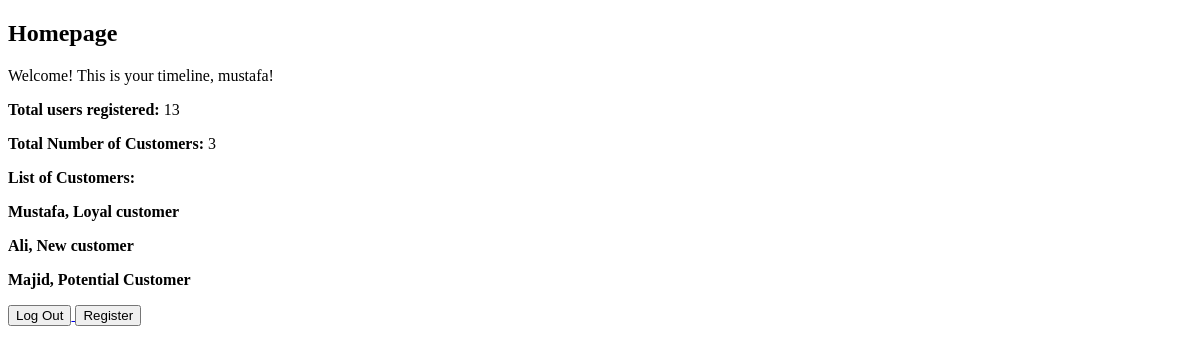
The page /customer/ (signed in) on the database as committed earlier.
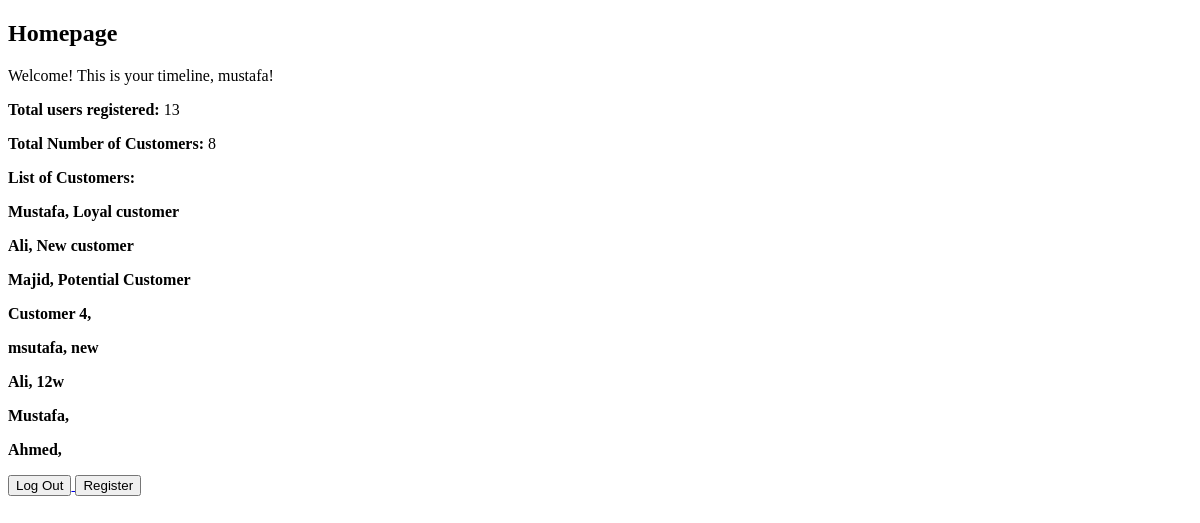
The same page on the database as committed later.
### customer/models.py (models this page shows, shortened)
class customer_model(models.Model):
    cust_id = models.CharField(max_length = 40)
    cust_name = models.CharField(max_length = 30)
    cust_details = models.TextField(max_length = 40, default='', blank=True)

### customer/views.py (the view)
# urls.py: path("customer/", views.cust_view, name="index"),
@login_required
def cust_view(request):
    count = User.objects.count()
    cust_count = customer_model.objects.count()
    cust_rec = customer_model.objects.all()
    return render(request, "customer/index.html", {
        'count': count, 'cust_count': cust_count,
        'cust_rec': cust_rec
    })

### customer/templates/customer/index.html (shortened to what this page needs)
<!DOCTYPE html>
<html>
<head>
</head>
<body>
    <h2>Homepage</h2>
  <p>Welcome! This is your timeline, {% if user.is_authenticated %}{{ user.username }}{% else %}visitor{% endif %}!</p>
  {% block content %}
  <p>
    <strong>Total users registered: </strong> {{ count }}
  </p>
  <p>
    <strong>Total Number of Customers: </strong> {{ cust_count }}
  </p>
  <p>
    <strong>List of Customers: </strong>
  </p>
  {% for x in cust_rec %}
  <p>
    <strong>{{ x.cust_name }}, {{ x.cust_details }}</strong>
  </p>
  {% endfor %}
{% endblock %}
<a href="/login/">
  <button>Log Out</button>
</a>
<a href="/registration/">
  <button>Register</button>
</a>
</body>
</html>

Rows that differ between the two databases and show on the page:
added customer_model: cust_name "Customer 4"
added customer_model: cust_name "msutafa", cust_details "new"
added customer_model: cust_name "Ali", cust_details "12w"
added customer_model: cust_name "Mustafa"
added customer_model: cust_name "Ahmed"
Other text that changed with them:
{{ cust_count }}: "3" → "8"
